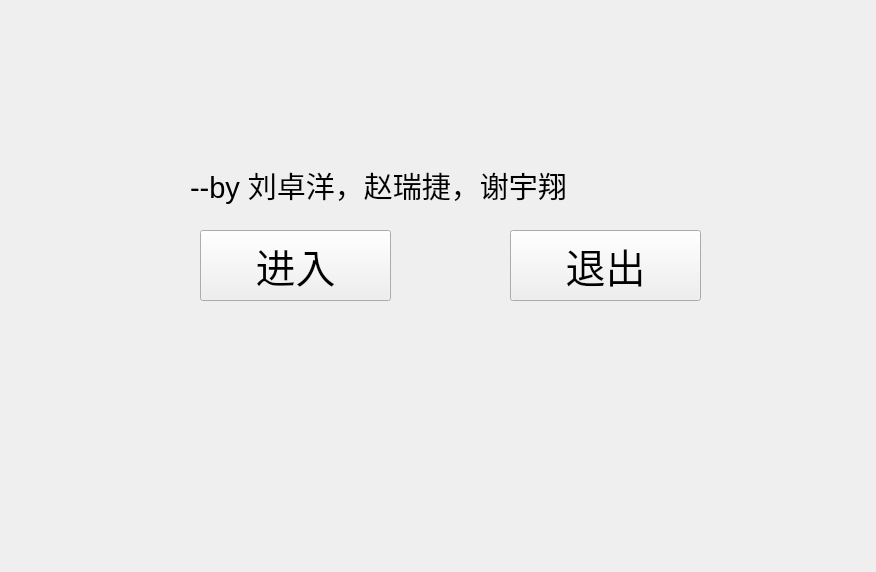
<?xml version="1.0" encoding="UTF-8"?>
<ui version="4.0">
 <class>menu</class>
 <widget class="QWidget" name="menu">
  <property name="geometry">
   <rect>
    <x>0</x>
    <y>0</y>
    <width>876</width>
    <height>572</height>
   </rect>
  </property>
  <property name="windowTitle">
   <string>Form</string>
  </property>
  <widget class="QPushButton" name="enterButton">
   <property name="geometry">
    <rect>
     <x>200</x>
     <y>230</y>
     <width>191</width>
     <height>71</height>
    </rect>
   </property>
   <property name="font">
    <font>
     <pointsize>30</pointsize>
    </font>
   </property>
   <property name="cursor">
    <cursorShape>PointingHandCursor</cursorShape>
   </property>
   <property name="text">
    <string>进入</string>
   </property>
  </widget>
  <widget class="QLabel" name="authors">
   <property name="geometry">
    <rect>
     <x>190</x>
     <y>160</y>
     <width>501</width>
     <height>51</height>
    </rect>
   </property>
   <property name="font">
    <font>
     <pointsize>22</pointsize>
    </font>
   </property>
   <property name="text">
    <string>--by 刘卓洋，赵瑞捷，谢宇翔</string>
   </property>
  </widget>
  <widget class="QPushButton" name="exitButton_2">
   <property name="geometry">
    <rect>
     <x>510</x>
     <y>230</y>
     <width>191</width>
     <height>71</height>
    </rect>
   </property>
   <property name="font">
    <font>
     <pointsize>30</pointsize>
    </font>
   </property>
   <property name="cursor">
    <cursorShape>PointingHandCursor</cursorShape>
   </property>
   <property name="text">
    <string>退出</string>
   </property>
   <property name="flat">
    <bool>false</bool>
   </property>
  </widget>
 </widget>
 <resources/>
 <connections/>
</ui>
